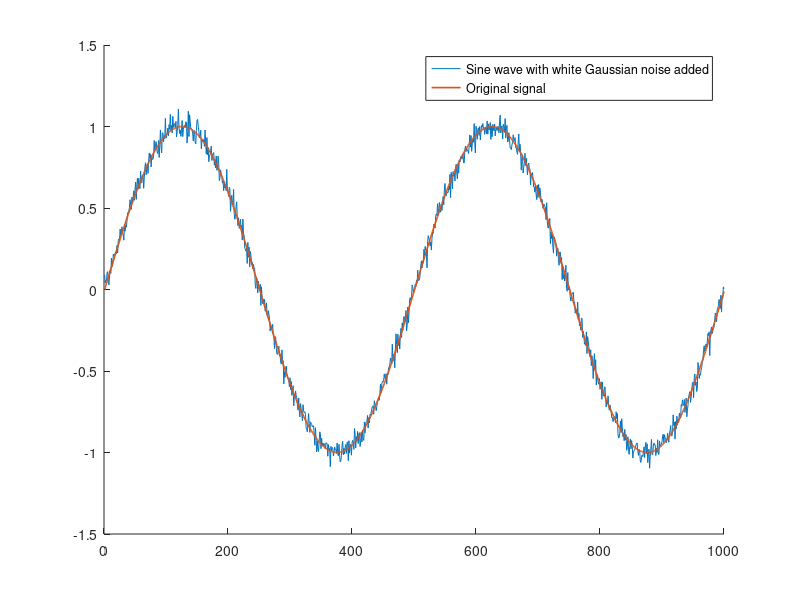
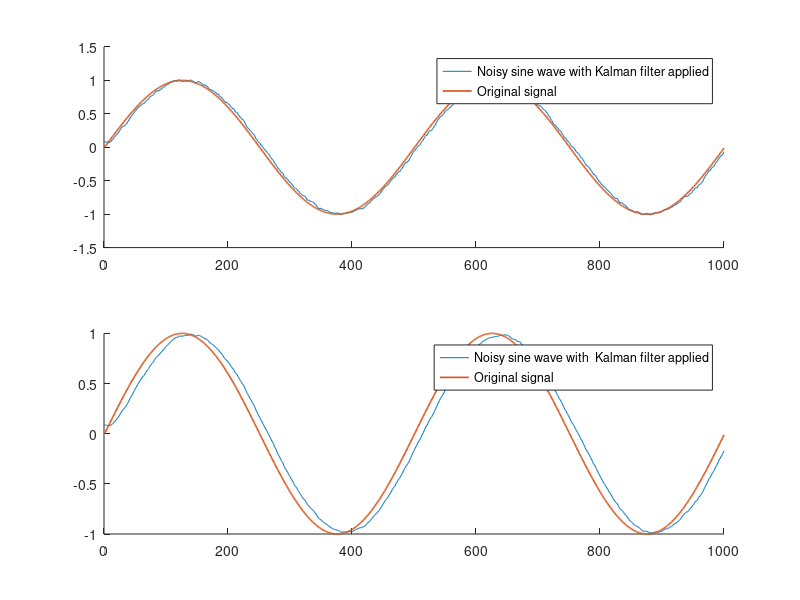

These charts were generated, in order, by the following MATLAB code:
%Pre cleaning
close all;
clear;
clc;

%Sine signal replica
t = 0:1:999;
original = sin(2*pi*0.002*t);

%Noisy replica
noise = wgn(1, 1000, -28); %-28 dBW was chosen to replicate the noise in the original paper.
noisy_signal = original + noise;
figure(1)
hold on;
plot(noisy_signal);
plot(original, 'LineWidth', 1.2);
legend("Sine wave with white Gaussian noise added", "Original signal");
hold off;

%Implementation of the Kalman filters, E_mea = 0.01
E_est = 0.0016; %White noise standard deviation
E_mea = 0.01;
E_fut = 0.0003;
EST_1 = zeros(1, 1000);
EST_1(1) = noisy_signal(1); %Initial estimation

for n = 1:size(noisy_signal, 2)-1
    %Estimation part
    EST_1(n+1) = EST_1(n);
    E_est = E_est + E_fut;
    %Correction part
    KG = (E_est)/(E_est + E_mea);
    EST_1(n+1) = EST_1(n+1) + KG*(noisy_signal(n+1) - EST_1(n+1));
    E_est = (1 - KG)*E_est;
end

%Implementation of the Kalman filters, E_mea = 0.02
E_est = 0.0016;
E_mea = 0.02;
E_fut = 0.0001;
EST_2 = zeros(1, 1000);
EST_2(1) = noisy_signal(1);

for n = 1:size(noisy_signal, 2)-1
    %Estimation part
    EST_2(n+1) = EST_2(n);
    E_est = E_est + E_fut;
    %Correction part
    KG = (E_est)/(E_est + E_mea);
    EST_2(n+1) = EST_2(n+1) + KG*(noisy_signal(n+1) - EST_2(n+1));
    E_est = (1 - KG)*E_est;
    KG = (E_est)/(E_est + E_mea);
end

figure(2)
subplot(2, 1, 1)
hold on;
plot(EST_1);
plot(original, 'LineWidth', 1.2);
legend("Noisy sine wave with Kalman filter applied", "Original signal");
hold off;

subplot(2, 1, 2)
hold on;
plot(EST_2);
plot(original, 'LineWidth', 1.2);
legend("Noisy sine wave with  Kalman filter applied", "Original signal");
hold off;

%Performance metrics calculation

signal_vector = [noisy_signal' EST_1' EST_2']; %From this point onwards this order is used for the signals inside the vectors.

%SM1
SM1 = zeros(1, size(signal_vector, 2));
SM1_percentage = zeros(1, size(signal_vector, 2));
for n = 1:size(signal_vector, 2)
    dif = signal_vector(2:size(signal_vector(:, n), 1), n) - signal_vector(1:size(signal_vector(:, n), 1)-1, n);
    SM1(n) = sum(abs(dif));
    SM1_percentage(n) = 100*(SM1(1)-SM1(n))/(SM1(1));
end

%SM2
SM2 = zeros(1, size(signal_vector, 2));
SM2_percentage = zeros(1, size(signal_vector, 2));
for n = 1:size(signal_vector, 2)
    dif = signal_vector(1:size(signal_vector(:, n), 1)-2, n) - 2.*signal_vector(2:size(signal_vector(:, n), 1)-1, n) + signal_vector(3:size(signal_vector(:, n), 1), n);
    SM2(n) = sum((dif).^(2));
    SM2_percentage(n) = 100*(SM2(1)-SM2(n))/(SM2(1));
end